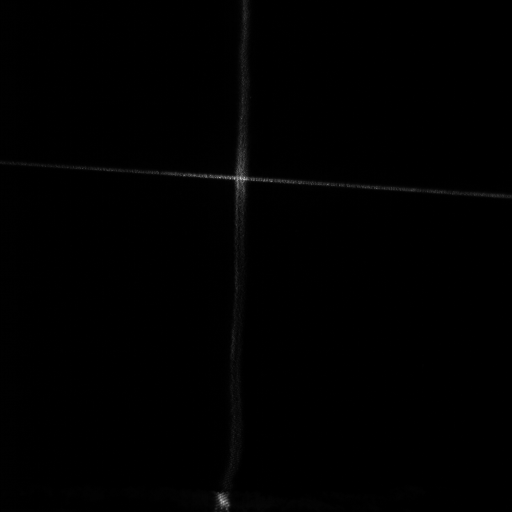
%> input picture Flow Image/flow.tif, 1024 x 1024 px (shown at 1/2 size)
$ octave laserLine.m   (GNU Octave 9; MATLAB toolbox functions it lacks are replaced by stand-ins)
%> lines starting %> are read from the running program, lines starting %| are printed output that depends on the picture; long printed decimals are rounded
### Flow Image/ransac.m
function M = ransac(data,order,maxIter,distMax)
clc;
%%
% data - image data to be fitted
% order - order of fit
% maxIter - maximum number of iterations
% distMax - tolerance for determining outliers
%%
%Initialize
columns = data(1,:);
rows = data(2,:);
img = ones(1024,1024);
n = length(rows);
count = 0; %counter for number of inliers
M = []; %regression model
% Plot the data
figure
imagesc(img); colormap gray;
axis image;hold on;
plot(columns,rows,'*');hold on;

%% Find best model iteratively
for i = 1:maxIter
    idx = randperm(n,order+1);
    %select random sample of m+1 points for fit of order m
    sample = data(:,idx);
    P = polyfit(sample(2,:),sample(1,:),order);% fit a linear regression model
    YY = polyval(P,data(2,:));
    distance = YY - data(1,:);%calculate distance between model and actual points

    %determine inliers
    inliers_where = find(abs(distance)<=distMax);
    inliers_num = length(inliers_where);

    %Update the best regression model
    if inliers_num > count
        count = inliers_num;
        %M = P;
        %Calculate regression model with only inliers
        inliers = data(:,inliers_where);
        M = polyfit(inliers(2,:),inliers(1,:),order);

    end
end

%%Plot the best model
plot(inliers(1,:),inliers(2,:),'r*');hold on; %plot inliers
XX = linspace(min(rows),max(rows),100);
YY = polyval(M,XX);
plot(YY,XX,'g-','LineWidth',1.5);
legend('data','inliers','regression model');
end

### Flow Image/laserLine.m
% Reading laser line on images

% This script determines the average displacemnt of the laser beam
% during granular flow, by fitting a 2nd Order curve to the vertical beam
% using a RANSAC algorithm


clc;clear;close all;

%% Detecting Laser on Images
%Read test image(s)
flowImg = imread('flow.tif');%test image
%> flowImg is the input picture: size 1024x1024 uint8; min 0, max 255, mean 0.9
controlImg = imread('control.tif');%control image
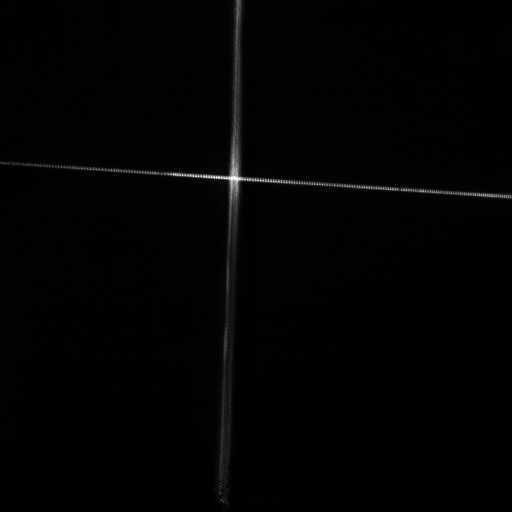
%> input picture Flow Image/control.tif, 1024 x 1024 px (shown at 1/2 size)
%> controlImg is the input picture: size 1024x1024 uint8; min 0, max 255, mean 2.6

% Make image greyscale
flowImg = flowImg(:,:,1);
controlImg = controlImg(:,:,1);

%find points with high brightness
[row_t,column_t] = find(flowImg>30);%coordinates of the laser
%> row_t = 6765 values from 1 to 1024; column_t = 6765 values from 1 to 1023
[row_c,column_c] = find(controlImg>30);
%> row_c = 17589 values from 1 to 1016; column_c = 17589 values from 2 to 1024

%plot the laser points
figure %test
imagesc(flowImg);hold on;
colormap gray;
axis image; hold on;
plot(column_t,row_t,'b.');hold on;
title('Flow Image');
legend('Laser position');
saveas(gcf,'flowLaser.png');

figure %control
imagesc(controlImg);hold on;
colormap gray;
axis image; hold on;
plot(column_c,row_c,'b.');hold on;
title('Control Image');
legend('Laser position');
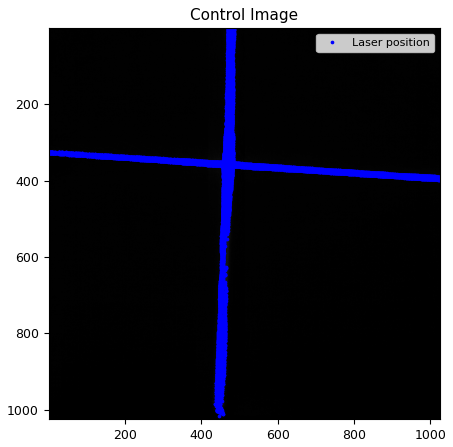
%> figure redrawn from the program's plot data
saveas(gcf,'controlLaser.png');

%% RANSAC Fitting
%isolate laser in y direction
data_t = [column_t';row_t']; %initialize data for RANSAC algorithm
data_c = [column_c';row_c'];
M_t = ransac(data_t,2,200,7);%fit a second order curve using RANSAC algorithm
%> in ransac, `columns = data(1,:);`: columns = 6765 values from 1 to 1023
%> in ransac, `rows = data(2,:);`: rows = 6765 values, max 1024 at index 944, min 1 at index 3956, mean 416.8
%> in ransac, `n = length(rows);`: n = 6765
%> the loop in ransac, `for i = 1:maxIter` made 200 passes
%> (sample, P, inliers_num, count, M) on passes 1, 2, 54: ([639 529 479; 369 361 346], [0.453 -316.9 55895.4], 396, 396, [0.448 -313.5 55289.3]), ([455 484 478; 1020 201 356], [4.97e-06 -0.0415 492.1], 2440, 2440, [-2.43e-06 -0.0355 491.9]), ([441 482 478; 997 299 390], [-2.44e-05 -0.0272 492.3], 2667, 2667, [-2.91e-05 -0.0201 490.8])
%> (sample, P, inliers_num) on passes 3 to 8: ([558 472 482; 362 338 333], [0.193 -131.2 22817.9], 457), ([486 770 483; 411 378 374], [-2.17 1704.9 -333381.1], 41), ([464 527 488; 353 362 121], [0.0295 -14.07 1759.5], 188), ([454 774 978; 1005 378 392], [-0.0246 33.52 -8379.6], 517), ([588 756 472; 362 376 477], [-0.129 107.1 -21287.1], 450), ([500 751 490; 360 377 392], [-1.01 755.6 -141233.9], 152)
%> after the loop in ransac, `for i = 1:maxIter`: inliers = 2667 columns, first 8: [432 433 433 433 433 433 433 434; 1024 1011 1012 1017 1018 1019 1024 999]
%> in ransac, `XX = linspace(min(rows),max(rows),100);`: XX = 100 values from 1 to 1024
%> in ransac, `YY = polyval(M,XX);`: YY = 100 values, max 490.8 at index 1, min 439.7 at index 100, mean 470.3
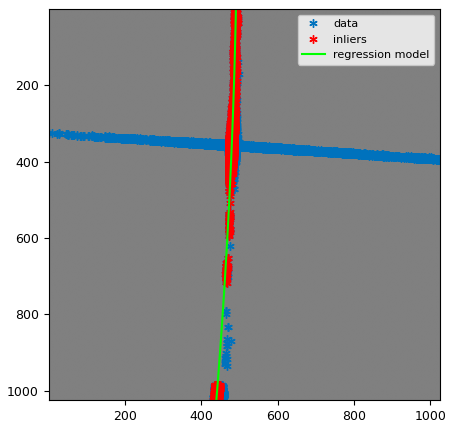
%> figure redrawn from the program's plot data
%> M_t = [-2.91e-05 -0.0201 490.8]
M_c = ransac(data_c,2,200,7);%fit a second order curve using RANSAC algorithm
%> the loop in ransac (call 2), `for i = 1:maxIter` made 200 passes
%> (sample, P, inliers_num, count, M) on passes 1, 2, 6, 10, 40: ([405 743 187; 349 378 341], [-0.421 318.1 -59265.4], 272, 272, [-0.421 317.6 -59187.9]), ([454 472 474; 793 16 40], [-0.000141 0.0913 470.6], 3332, 3332, [-0.000102 0.0574 472.4]), ([458 461 472; 589 322 92], [7.36e-05 -0.0783 478.6], 5093, 5093, [4.17e-05 -0.0614 479.2]), ([466 476 466; 483 77 348], [9.09e-05 -0.0755 481.3], 5765, 5765, [4.29e-05 -0.051 479.5]), ([470 479 450; 342 45 754], [-2.57e-05 -0.0203 480], 8295, 8295, [-1.93e-05 -0.0234 479.3])
%> (sample, P, inliers_num) on passes 3, 4, 5, 7, 8, 9: ([465 364 454; 476 352 630], [-0.00319 3.45 -456.7], 507), ([457 481 807; 486 337 377], [-0.0762 62.59 -11952.8], 173), ([474 170 528; 282 337 360], [0.27 -172.9 27731.5], 457), ([454 835 444; 555 382 946], [0.00386 -5.82 2494.5], 200), ([467 457 471; 242 604 391], [-0.000256 0.189 436.3], 4119), ([473 475 472; 378 386 113], [0.000902 -0.439 510.1], 2006)
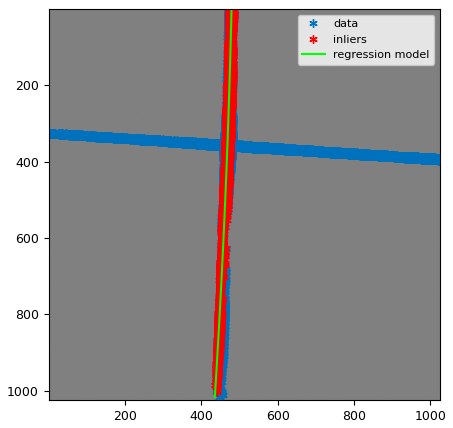
%> figure redrawn from the program's plot data
%> M_c = [-1.93e-05 -0.0234 479.3]

%Plot best fit curve on laser
figure %test
imagesc(flowImg);hold on;
colormap gray;
axis image;
XX_t = linspace(min(row_t),max(row_t),100);
%> XX_t = 100 values from 1 to 1024
YY_t = polyval(M_t,XX_t);
%> YY_t has the same summary as YY in ransac
plot(YY_t,XX_t,'g-','LineWidth',1.5);
title('Flow Image');
legend('Laser position - best fit curve');
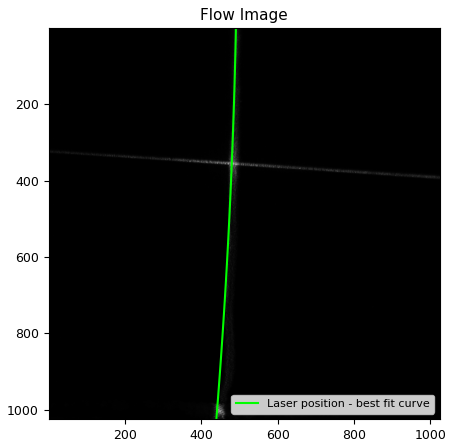
%> figure redrawn from the program's plot data
saveas(gcf,'flowCurve.png');

figure %control
imagesc(controlImg);hold on;
colormap gray;
axis image;
XX_c = linspace(min(row_c),max(row_c),100);
%> XX_c = 100 values from 1 to 1016
YY_c = polyval(M_c,XX_c);
%> YY_c = 100 values, max 479.3 at index 1, min 435.7 at index 100, mean 460.8
plot(YY_c,XX_c,'g-','LineWidth',1.5);
title('Control Image');
legend('Laser position - best fit curve');
saveas(gcf,'controlCurve.png');

%% Calculating Average displacement

figure
img = ones(1024,1024);
imagesc(img);hold on;
colormap gray;
axis image;
plot(YY_c,XX_c,'r-','LineWidth',1.5); hold on;%control
plot(YY_t,XX_t,'g-','LineWidth',1.5);%test
legend('Control','Test');
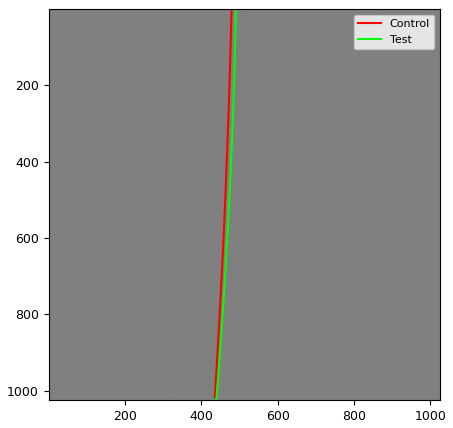
%> figure redrawn from the program's plot data
saveas(gcf,'laser positions.png');

%displacement calculation

d = abs(YY_c - YY_t);
%> d = 100 values, max 11.72 at index 16, min 4.02 at index 100, mean 9.5
figure
plot(XX_c,d,'-b','LineWidth',1.5);
title('Displacement of Laser due to Flow');
ylabel('Displacement, px');
xlabel('y');
xlim([0,1024]);
set(gca, 'Fontname','Times New Roman');
set(gca, 'Fontsize',10);
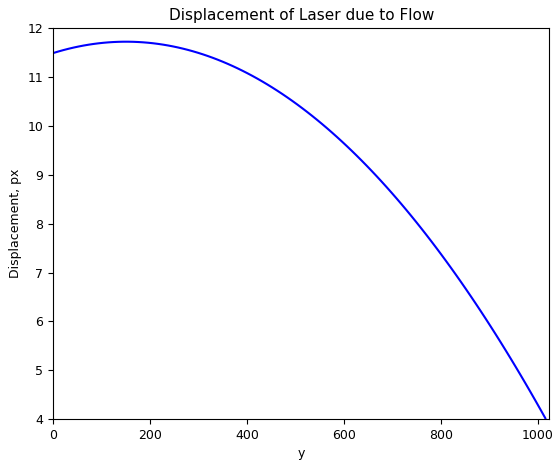
%> figure redrawn from the program's plot data; curve peaks at x = 154.8, y = 11.72
saveas(gcf,'displacement.png');

d_avg = mean(d);
%> d_avg = 9.5
fprintf('Average Displacement (px): ');
fprintf('%8.6f\n',d_avg);
%| Average Displacement (px): 9.502
